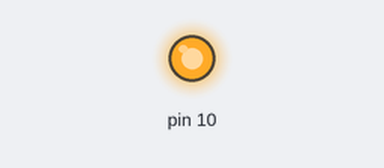
Bench run of a sketch on a simulated Arduino Uno, built with avr-gcc and run on an emulated ATmega328P. On the bench: output pins drawn as LEDs (lit = HIGH). At 0.0 s the program stops and its outputs stay as they are.

Above: at 0.1 s.
Timing chart, 0 to 1.5 s (numbered marks = the images above):
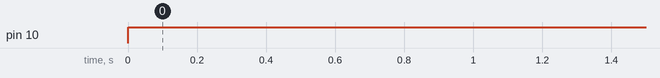

The sketch:

Sensor_de_temperatura.ino
```cpp
float temperatura;

void setup() {
  pinMode(10,OUTPUT);
  digitalWrite(10,LOW);
Serial.begin(9600);
}


void loop() {
temperatura = (float(analogRead(A0))*5/(1023))/0.01;
digitalWrite(10,LOW);
while(temperatura > 33){
  digitalWrite(10,HIGH);
}
Serial.println(temperatura);
delay(250);
}
```

Measured:
- by itself, pin 10: LOW → HIGH at 0.00 s
